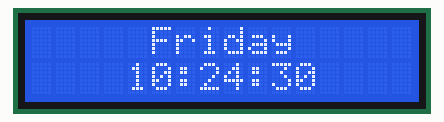
The program below on a simulated Raspberry Pi (BCM pin numbers). On the bench: 16×2 character LCD. The clock reads 2024-03-15 10:24:30 at power-on unless the program sets it; library files of the repository ran but are not shown: PCF8574.py, Adafruit_LCD1602.py; what the program prints to the terminal is not drawn.

Above: at 0.2 s.
At 4.7 s:
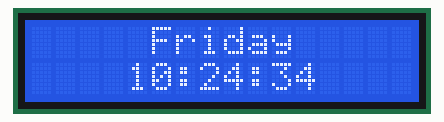
At 9.2 s:
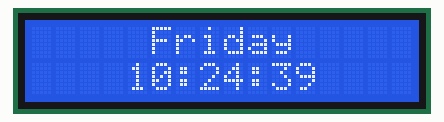
At 19.3 s:
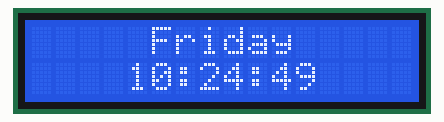
At 28.3 s:
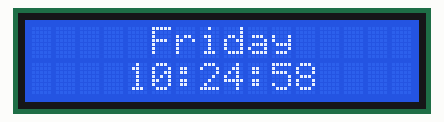
At 38.4 s:
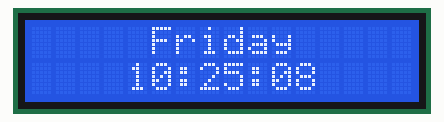

The program:

lcd.py
```python
#!/usr/bin/env python3
########################################################################
# Filename    : I2CLCD1602.py
# Description : Use the LCD display data
# Author      : freenove
# modification: 2018/08/03
########################################################################
from PCF8574 import PCF8574_GPIO
from Adafruit_LCD1602 import Adafruit_CharLCD

from time import sleep, strftime
from datetime import datetime

# def get_cpu_temp():     # get CPU temperature and store it into file "/sys/class/thermal/thermal_zone0/temp"
#     tmp = open('/sys/class/thermal/thermal_zone0/temp')
#     cpu = tmp.read()
#     tmp.close()
#     return '{:.2f}'.format( float(cpu)/1000 ) + ' C'

def get_time_now():     # get system time
    return datetime.now().strftime('    %H:%M:%S')

def loop():
    mcp.output(3,1)     # turn on LCD backlight 3rd port is connected to positive pole of the LCD
    lcd.begin(16,2)     # set number of LCD lines and columns
    while(True):
        #lcd.clear()
        lcd.setCursor(0,0)  # set cursor position
        lcd.message('     '+ datetime.today().strftime("%A")+'\n')
#        lcd.scrollDisplayRight()
        #lcd.message( 'CPU: ' + get_cpu_temp()+'\n' )# display CPU temperature
        lcd.message( get_time_now() )   # display the time
        sleep(1)

def destroy():
    lcd.clear()


print('First this code is ran to check connection ')
PCF8574_address = 0x27  # I2C address of the PCF8574 chip.
PCF8574A_address = 0x3F  # I2C address of the PCF8574A chip.
# Create PCF8574 GPIO adapter.
try:
    mcp = PCF8574_GPIO(PCF8574_address)
except:
    try:
        mcp = PCF8574_GPIO(PCF8574A_address)
    except:
        print ('I2C Address Error !')
        print('Please use command "i2cdetect -y 1" to check the I2C address! \n')
        exit(1)
# Create LCD, passing in MCP GPIO adapter.
lcd = Adafruit_CharLCD(pin_rs=0, pin_e=2, pins_db=[4,5,6,7], GPIO=mcp)

if __name__ == '__main__':
    print ('Program is starting ... ')
    try:
        loop()
    except KeyboardInterrupt:
        destroy()
```

Measured:
- what the display in image 0 shows lasts 1.1 s, from 0.2 s to 1.3 s
